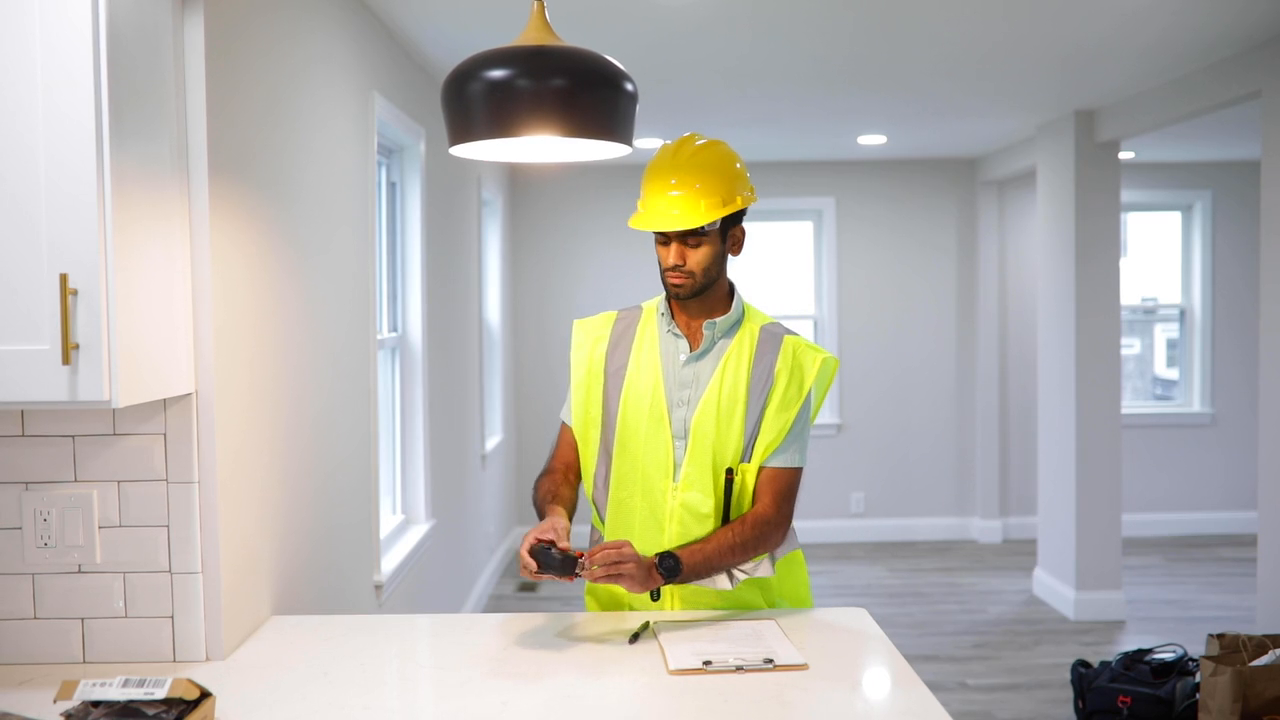
#> input picture frame 34 of ppe-1.mp4, 1280 x 720 px
$ python video-detection.py
#> lines starting #> are read from the running program, lines starting #| are printed output that depends on the picture; after the words box and inside, x2 and y2 are one past the last pixel; in counts of white or black regions, pixels touching at a corner belong together
#> in process_video, frame is the input picture: shape (720, 1280, 3); mean B, G, R 170.2, 177.7, 180.2
import cv2
import numpy as np
import os

# ---------- Config (tweak here if needed) ----------
# Video list
INPUT_VIDEOS = ["ppe-1.mp4", "ppe-2.mp4", "ppe-3.mp4"]
OUTPUT_SUFFIX = "-det.mp4"
OUTPUT_FPS = 20.0

# Min areas (in pixels) to ignore tiny blobs
MIN_AREA_HELMET = 800
MIN_AREA_JACKET = 2000

# IoU threshold for NMS (higher = keep more overlaps)
NMS_IOU = 0.45

# Kernels for morphology
K3 = cv2.getStructuringElement(cv2.MORPH_RECT, (3, 3))
K5 = cv2.getStructuringElement(cv2.MORPH_RECT, (5, 5))
K7 = cv2.getStructuringElement(cv2.MORPH_RECT, (7, 7))
K9 = cv2.getStructuringElement(cv2.MORPH_ELLIPSE, (9, 9))

# ---------- Helpers ----------
# [11 lines left out: function iou, not called in this run]

def nms(boxes, scores, iou_thresh=NMS_IOU):
    if not boxes:
        return []
    idxs = np.argsort(scores)[::-1]
    picked = []
    while len(idxs) > 0:
        i = idxs[0]
        picked.append(i)
        suppress = [0]
        for pos in range(1, len(idxs)):
            j = idxs[pos]
            if iou(boxes[i], boxes[j]) > iou_thresh:
                suppress.append(pos)
        idxs = np.delete(idxs, suppress)
    return [boxes[i] for i in picked]

def color_mask(hsv, lower, upper):
#> called with lower = (0, 0, 200), upper = (179, 45, 255)
    return cv2.inRange(hsv, np.array(lower, np.uint8), np.array(upper, np.uint8))
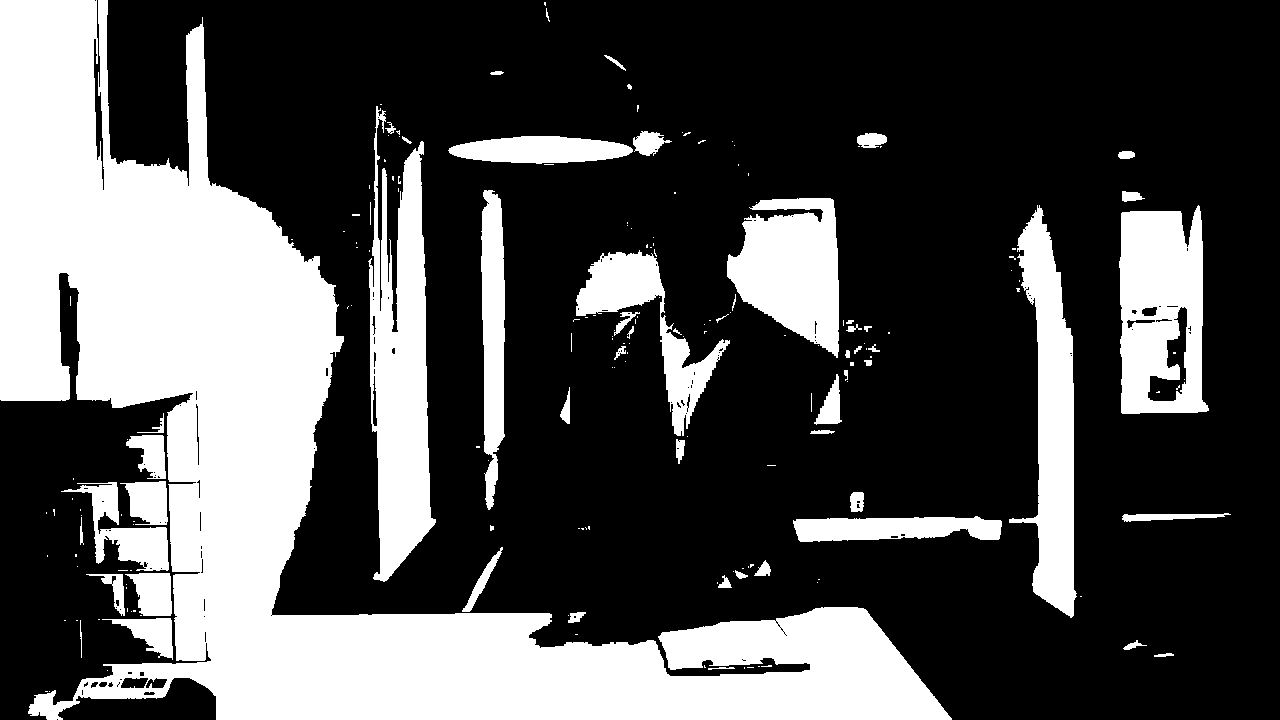
#> returned value: shape (720, 1280); 31.1% white; 188 white regions (131 under 20 px), largest, box (x1, y1, x2, y2) and area: (0, 0, 952, 720) 190516, (368, 106, 436, 582) 19136, (1119, 205, 1209, 414) 14516

def build_masks(hsv):
    # --- Helmets: white + yellow ---
    helmet_white = color_mask(hsv, (0, 0, 200), (179, 45, 255))
    helmet_yellow = color_mask(hsv, (20, 90, 140), (35, 255, 255))
    helmet_mask = cv2.bitwise_or(helmet_white, helmet_yellow)
#> helmet_mask: shape (720, 1280); 36.1% white; 216 white regions (156 under 20 px), largest, box (x1, y1, x2, y2) and area: (0, 0, 952, 720) 190539, (568, 198, 842, 558) 52648, (368, 106, 436, 582) 19136
    helmet_mask = cv2.morphologyEx(helmet_mask, cv2.MORPH_OPEN, K3, iterations=1)
#> helmet_mask: shape (720, 1280); 35.7% white; 77 white regions (17 under 20 px), largest, box (x1, y1, x2, y2) and area: (0, 0, 952, 720) 190210, (594, 198, 839, 558) 42281, (369, 142, 436, 581) 18675
    helmet_mask = cv2.morphologyEx(helmet_mask, cv2.MORPH_CLOSE, K5, iterations=2)
#> helmet_mask: shape (720, 1280); 36.9% white; 31 white regions (9 under 20 px), largest, box (x1, y1, x2, y2) and area: (0, 0, 952, 720) 209399, (449, 131, 850, 558) 69155, (369, 138, 436, 581) 19729

    # --- Jackets: neon yellow/green + orange/red (hi-vis) ---
    jacket_yellow = color_mask(hsv, (22, 100, 130), (40, 255, 255))
    jacket_orange = color_mask(hsv, (5, 150, 120), (18, 255, 255))
    jacket_red_1  = color_mask(hsv, (0, 150, 120), (5, 255, 255))
    jacket_red_2  = color_mask(hsv, (170, 120, 120), (179, 255, 255))
    jacket_mask = jacket_yellow | jacket_orange | jacket_red_1 | jacket_red_2
#> jacket_mask: shape (720, 1280); 6.2% white; 123 white regions (109 under 20 px), largest, box (x1, y1, x2, y2) and area: (540, 304, 840, 572) 38052, (628, 134, 756, 235) 8551, (584, 548, 814, 618) 7238

    # Don’t let helmets be counted as jackets:
    helmet_dilated = cv2.dilate(helmet_mask, K9, iterations=1)
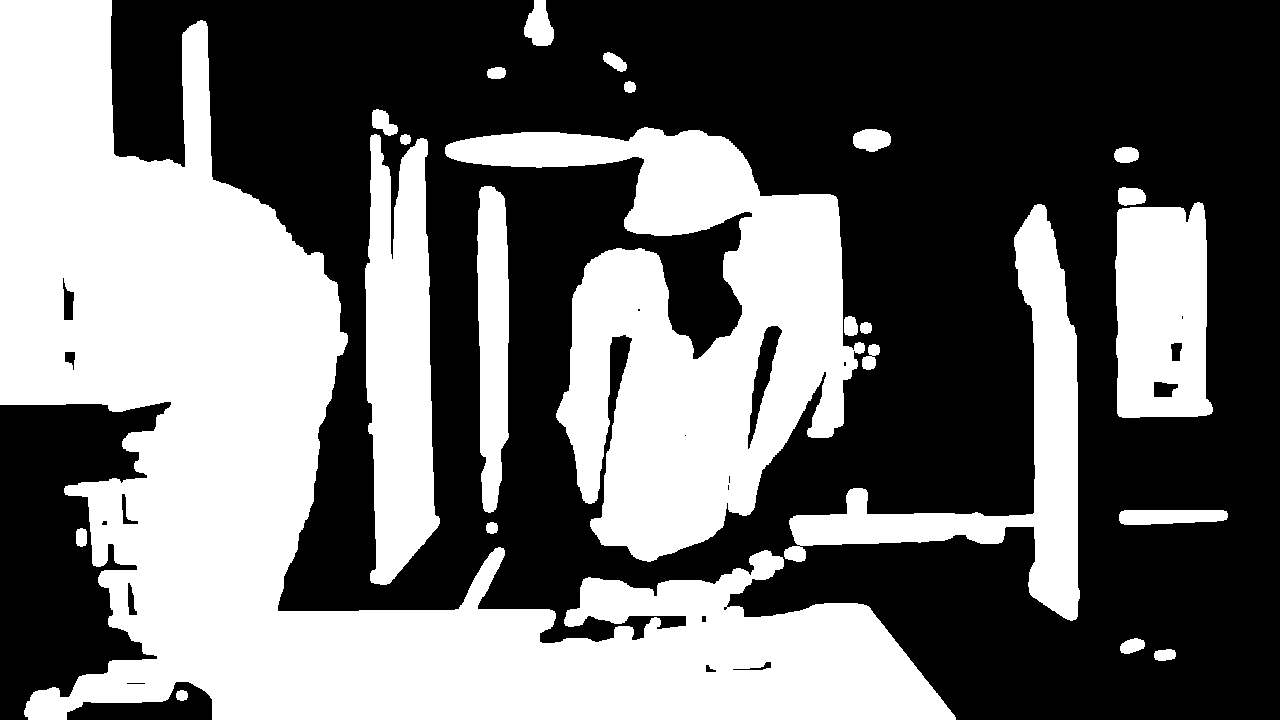
#> helmet_dilated: shape (720, 1280); 42.6% white; 24 white regions, largest, box (x1, y1, x2, y2) and area: (0, 0, 956, 720) 227692, (445, 127, 865, 562) 81897, (365, 134, 440, 585) 24658
    jacket_mask = cv2.bitwise_and(jacket_mask, cv2.bitwise_not(helmet_dilated))
#> jacket_mask: shape (720, 1280); 1.2% white; 86 white regions (69 under 20 px), largest, box (x1, y1, x2, y2) and area: (724, 556, 814, 614) 2697, (676, 468, 791, 565) 2670, (540, 428, 577, 521) 1883

    jacket_mask = cv2.morphologyEx(jacket_mask, cv2.MORPH_OPEN, K5, iterations=2)
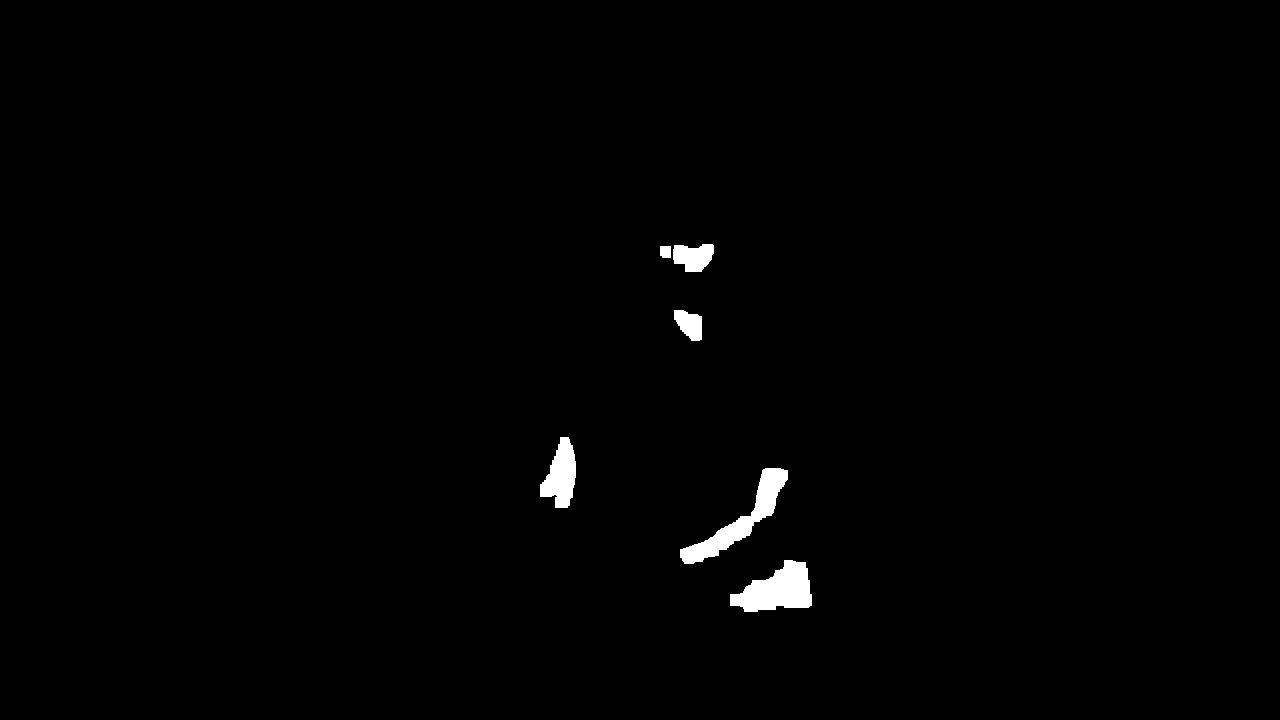
#> jacket_mask: shape (720, 1280); 0.92% white; 6 white regions, box (x1, y1, x2, y2) and area: (730, 560, 812, 612) 2643, (680, 468, 788, 564) 2597, (540, 437, 576, 508) 1599, (673, 244, 714, 272) 869, (674, 310, 702, 341) 615, (660, 246, 671, 258) 128
    jacket_mask = cv2.morphologyEx(jacket_mask, cv2.MORPH_CLOSE, K7, iterations=2)
#> jacket_mask: shape (720, 1280); 0.92% white; 5 white regions
    return helmet_mask, jacket_mask

def contour_boxes(mask, cls_name):
#> called with cls_name = 'Helmet'
    cnts, _ = cv2.findContours(mask, cv2.RETR_EXTERNAL, cv2.CHAIN_APPROX_SIMPLE)
#> cnts = 31 contours, 10 with area under 20; largest, box (x1, y1, x2, y2) and area: (0, 0, 952, 720) 210464, (449, 131, 850, 558) 70722, (369, 138, 436, 581) 19132, (793, 208, 1076, 617) 17571, (1119, 206, 1209, 414) 16085
    boxes, scores = [], []
    for c in cnts:
        area = cv2.contourArea(c)
        if cls_name == "Helmet" and area < MIN_AREA_HELMET:
            continue
        if cls_name == "Jacket" and area < MIN_AREA_JACKET:
            continue

        x, y, w, h = cv2.boundingRect(c)
        if w == 0 or h == 0:
            continue

        # Shape features
        peri = cv2.arcLength(c, True)
        circularity = (4.0 * np.pi * area / (peri * peri)) if peri > 0 else 0.0
        aspect = w / float(h)
        hull = cv2.convexHull(c)
        hull_area = cv2.contourArea(hull) if hull is not None else 0.0
        solidity = (area / hull_area) if hull_area > 0 else 0.0
        extent = area / (w * h)

        # Class-specific filters (tight to reduce false positives)
        if cls_name == "Helmet":
            # round-ish, not too skinny, fairly solid
            if not (0.6 <= aspect <= 1.6 and circularity >= 0.45 and extent >= 0.30 and solidity >= 0.75):
                continue
        else:  # Jacket
            # torso patch: bigger, rectangular-ish, not too thin
            if not (0.5 <= aspect <= 2.6 and extent >= 0.25 and solidity >= 0.60):
                continue

        # Slightly expand box for nicer visualization
        pad = 4
        x1, y1 = max(0, x - pad), max(0, y - pad)
        x2, y2 = x + w + pad, y + h + pad
        boxes.append([x1, y1, x2, y2])
        scores.append(float(area))
#> this loop made 31 passes
#> area on passes 2, 3, 5, 6, 9, 11, 15, 18: 26, 59.5, 284, 64.5, 441, 24.5, 43.5, 144
#> after the loop, boxes = []; scores = []
    # NMS to drop duplicates
    kept = nms(boxes, scores, iou_thresh=NMS_IOU)
#> kept = []
    return kept

def draw_boxes(frame, boxes, label, color):
    for (x1, y1, x2, y2) in boxes:
        cv2.rectangle(frame, (x1, y1), (x2, y2), color, 2)
        cv2.putText(frame, label, (x1, max(0, y1 - 8)),
                    cv2.FONT_HERSHEY_SIMPLEX, 0.7, color, 2, cv2.LINE_AA)

def process_video(in_path, out_path):
    cap = cv2.VideoCapture(in_path)
    if not cap.isOpened():
        print(f"Could not open {in_path}")
        return

    # Prepare writer once we know frame size
    out = None
    frame_id = 0

    while True:
        ok, frame = cap.read()
        if not ok:
            break

        hsv = cv2.cvtColor(frame, cv2.COLOR_BGR2HSV)

        helmet_mask, jacket_mask = build_masks(hsv)

        helmet_boxes = contour_boxes(helmet_mask, "Helmet")
#> helmet_boxes = []
        jacket_boxes = contour_boxes(jacket_mask, "Jacket")
#> in contour_boxes (call 2), `cnts, _ = cv2.findContours(mask, cv2.RETR_EXTERNAL, cv2.CHAIN_APPROX_S..`: cnts = 5 contours; box (x1, y1, x2, y2) and area: (730, 560, 812, 612) 2540, (680, 468, 788, 564) 2436, (540, 437, 576, 508) 1512, (660, 244, 714, 272) 974, (674, 310, 702, 341) 565
#> the loop in contour_boxes (call 2), `for c in cnts:` made 5 passes
#> area on passes 3 to 5: 1512, 565, 974.5
#> the loop in nms (call 2), `while len(idxs) > 0:` made 1 pass
#> i on pass 1: 0
#> jacket_boxes = [[726, 556, 816, 616]]

        # Draw (Helmet = cyan, Jacket = green)
        draw_boxes(frame, helmet_boxes, "Helmet", (255, 255, 0))
        draw_boxes(frame, jacket_boxes, "Jacket", (0, 255, 0))
#> call 2 of draw_boxes, with label = 'Jacket', color = (0, 255, 0)
#> the loop in draw_boxes (call 2), `for (x1, y1, x2, y2) in boxes:` made 1 pass
#> after the loop in draw_boxes (call 2), `for (x1, y1, x2, y2) in boxes:`:
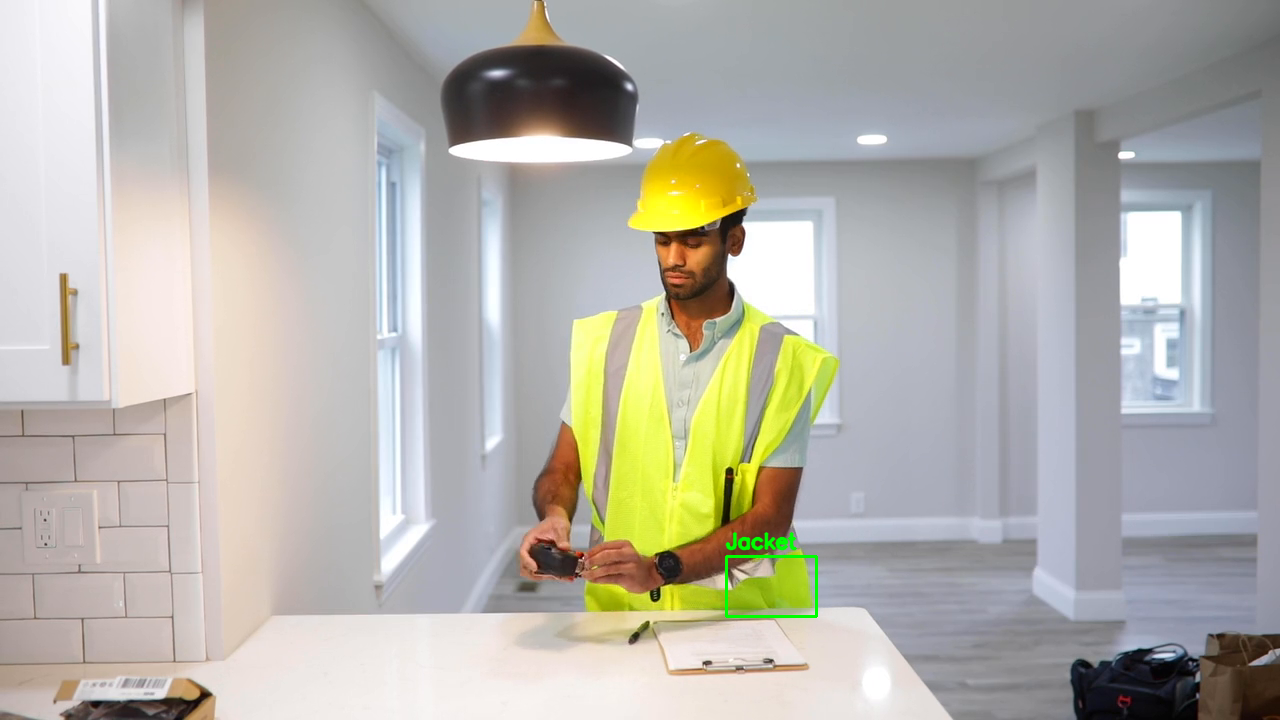
#> frame: shape (720, 1280, 3); 0.2% of pixels changed, all inside (x1, y1, x2, y2) = (725, 532, 818, 618)

        if out is None:
            h, w = frame.shape[:2]
            fourcc = cv2.VideoWriter_fourcc(*"mp4v")
#> fourcc = 1983148141
            out = cv2.VideoWriter(out_path, fourcc, OUTPUT_FPS, (w, h))

        out.write(frame)
        frame_id += 1

    cap.release()
    if out is not None:
        out.release()
    print(f"✅ Saved: {out_path}")

def main():
    for vid in INPUT_VIDEOS:
        base, ext = os.path.splitext(vid)
        process_video(vid, base + OUTPUT_SUFFIX)

if __name__ == "__main__":
    main()
